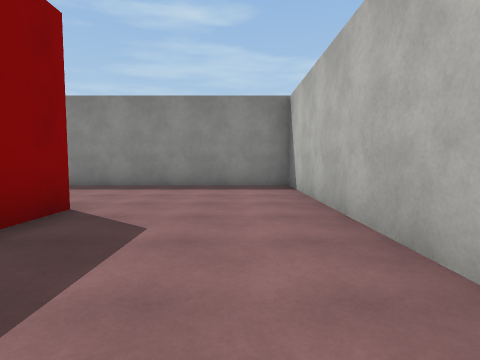
[1] (above)

24 first-person views from a walk through a Unity game level. The camera is 1.3 m above the floor, tilts 4° down and sees 80° across. The floor is counted in squares, 2 m on a side. Each view is taken from the middle of a square. On the plan, view 1 faces up. The plan holds only what a view shows up to about 9 squares ahead; the rest is blank. The place goes on beyond the plan. Surface patterns are stand-ins for the level's own textures.

[2]
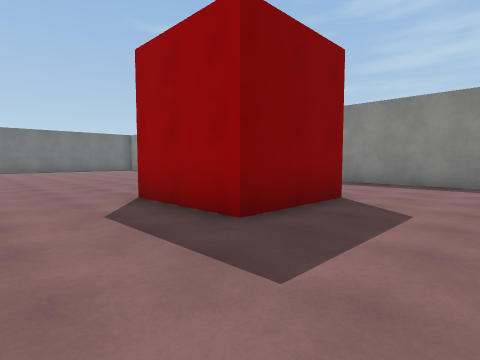

[3]
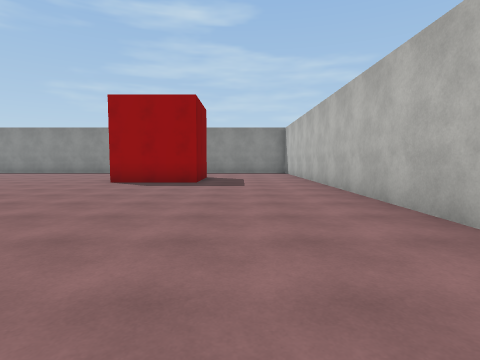

[4]
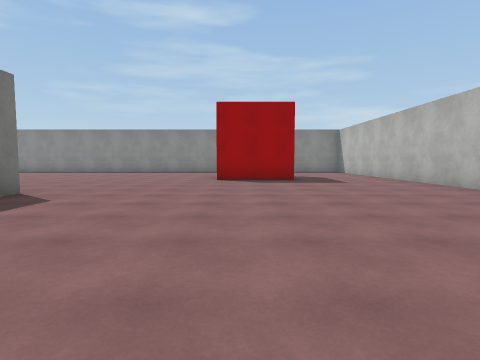

[5]
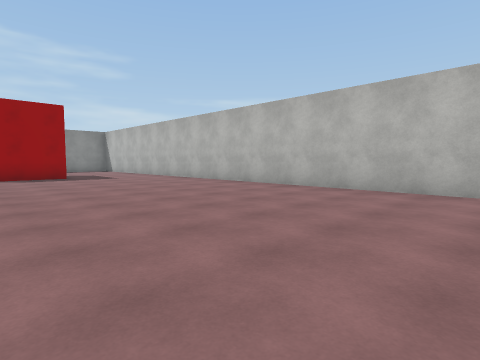

[6]
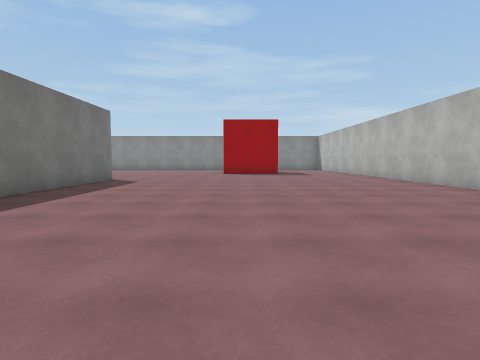

[7]
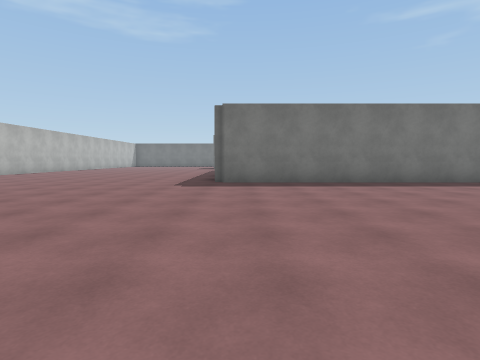

[8]
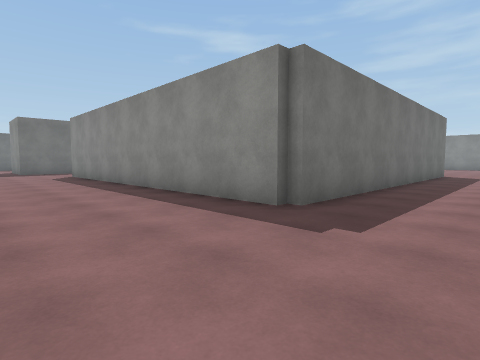

[9]
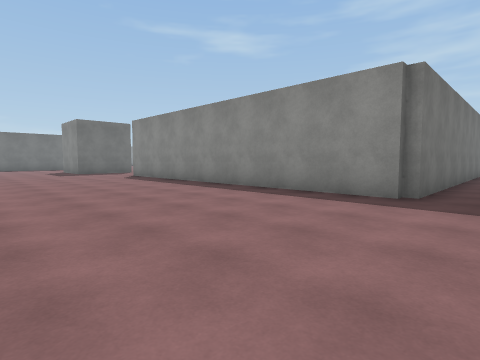

[10]
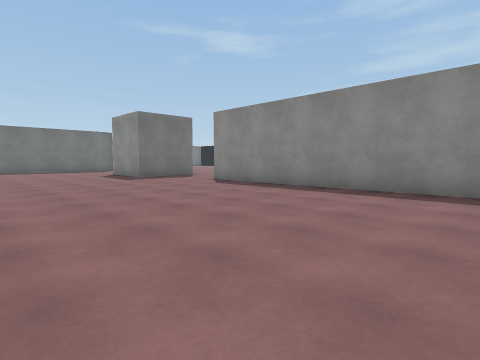

[11]
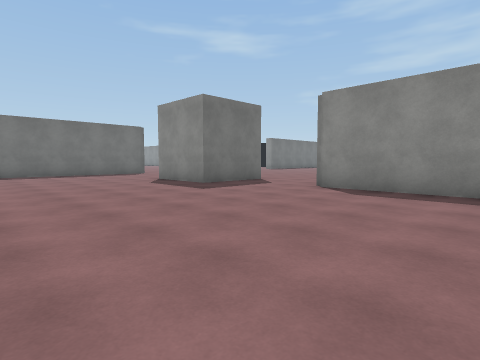

[12]
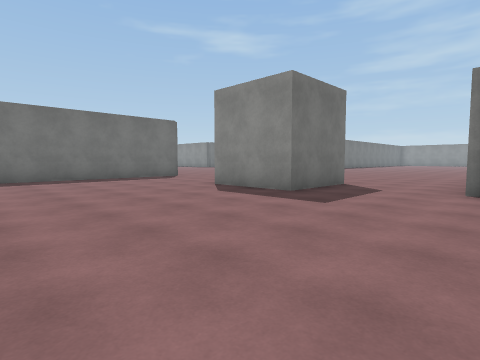

[13]
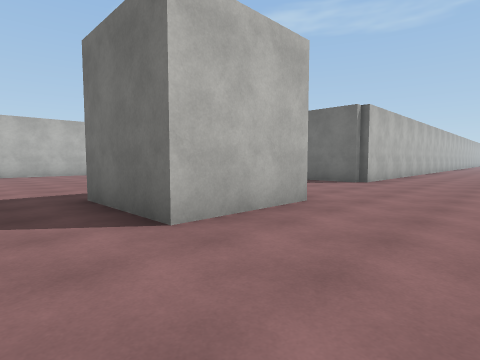

[14]
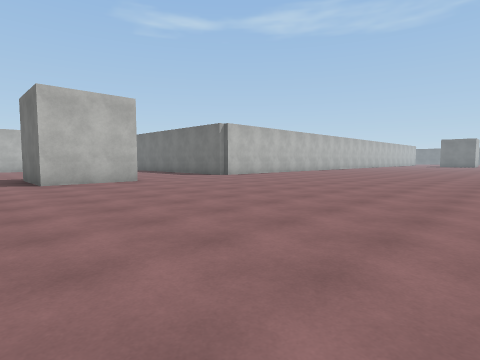

[15]
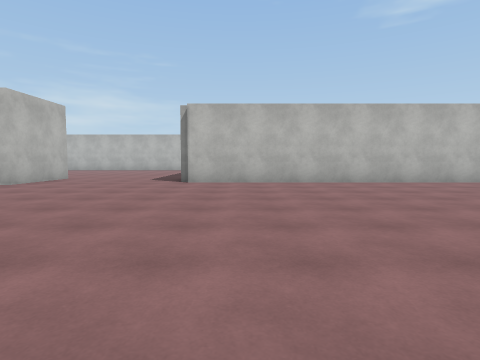

[16]
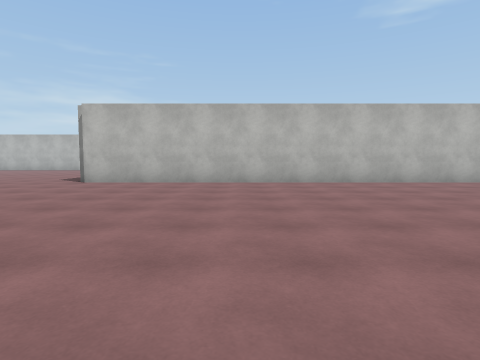

[17]
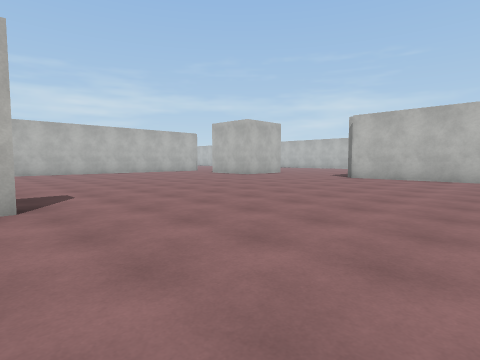

[18]
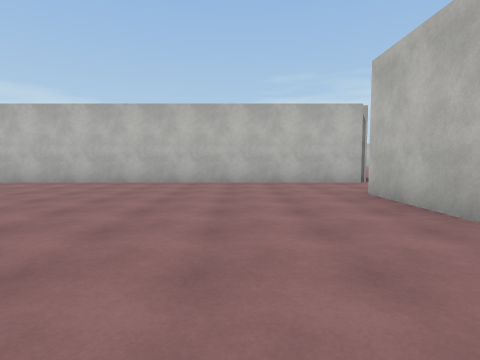

[19]
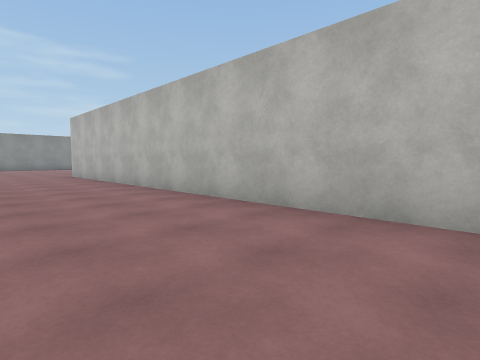

[20]
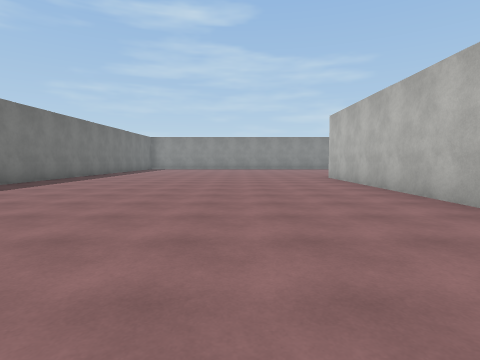

[21]
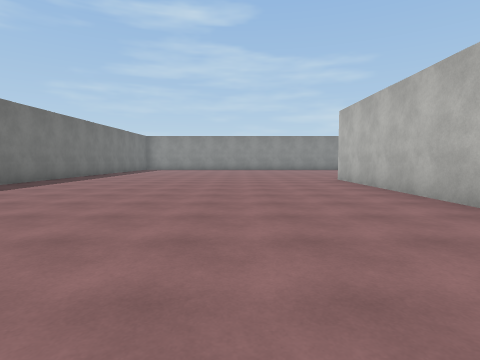

[22]
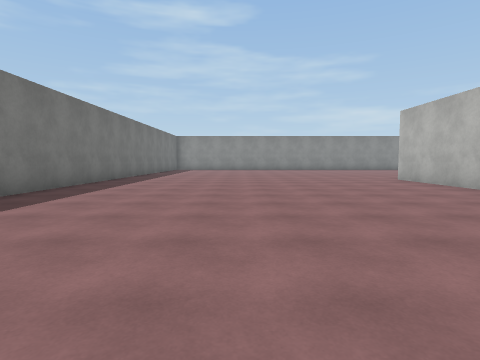

[23]
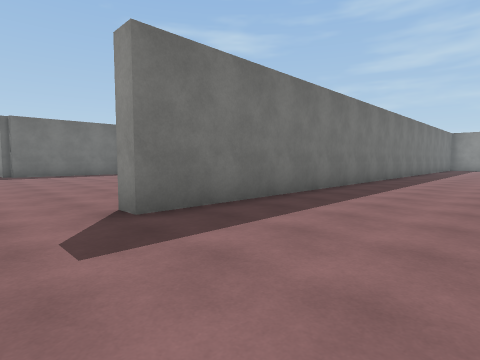

[24]
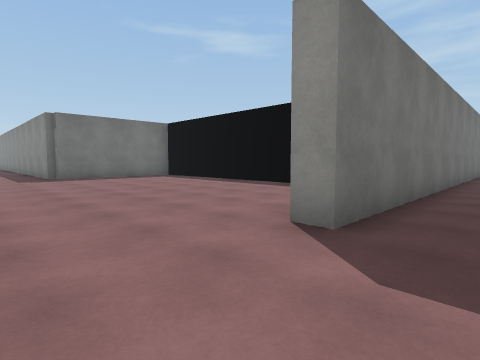

### Floor plan
Points are (right, up) in squares from view 1. A wall is a line through its corners. A room is listed if a view was taken in it or the views show most of it. See-through windows are left out.
Room 1 (views 1, 2, 3, 4, 5, 6, 7, 8, 9, 10, 11, 12)
walls: (-8.2, -2.5) (-8.2, -12.7) (-18.7, -12.7) (-18.7, -10.5); (1.3, -9.5) (1.3, 7.3) (-4.4, 7.3); (-21.5, -11.5) (-21.5, -14) (-24, -14); (-2.2, 3.9) (-2.2, 1.3) (-4.8, 1.3); (-24, -13.1) (-24, -11.5); (-28.2, -12.5) (-28.2, -13.6); (-28.2, -16.4) (-28.2, -18.1)
ways out: opening at (-26, -11.3) to room 2; opening at (-20, -10.3) to room 2
Room 2 (views 13, 14, 15, 16, 17, 18, 19, 20, 21, 22, 23, 24)
walls: (-31.6, 1.8) (-33, 1.8); (-24, -11.5) (-21.5, -11.5); (-28.2, 7.1) (-28.2, -2.5) (-28.8, -2.5); (-18.7, -10.5) (-18.7, 7.1); (-37.5, -12.3) (-28.5, -12.3)
ways out: opening at (-26, -11.3) to room 1; opening at (-20, -10.3) to room 1

Positions as (right, up) in squares from view 1, and headings:
1: (0, 0), facing up
2: (0, -1), facing up-left
3: (-1, -7), facing up
4: (-4, -8), facing up
5: (-5, -10), facing up-right
6: (-4, -12), facing up
7: (0, -12), facing left
8: (-6, -16), facing up-left
9: (-7, -18), facing up-left
10: (-11, -19), facing up-left
11: (-15, -19), facing up-left
12: (-18, -19), facing up-left
13: (-20, -9), facing down-left
14: (-20, -3), facing down-left
15: (-30, -4), facing down
16: (-33, -4), facing down
17: (-33, -2), facing down-right
18: (-27, -9), facing right
19: (-22, -5), facing up-right
20: (-22, -3), facing up
21: (-22, -2), facing up
22: (-24, -2), facing up
23: (-25, -4), facing up-left
24: (-27, -5), facing up-left
